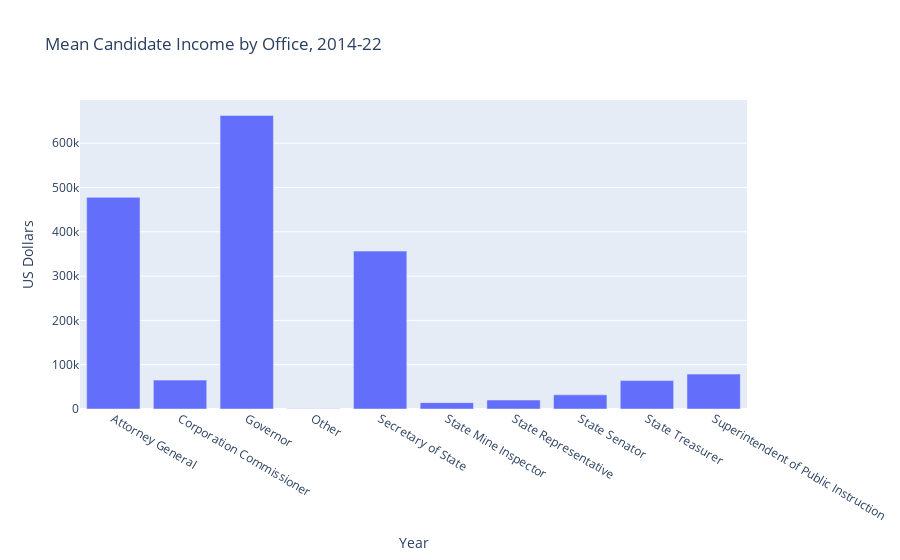

This figure's notebook cell:
### Markdown cell above
### Recipients by Office

### Code cell
# means

grp_cands = cands_14_22.groupby(by="Office Summary").mean()

fig = px.bar(
    x=list(grp_cands.index),
    y=grp_cands["Expense"].values,
    title="Mean Candidate Income by Office, 2014-22",
    labels={"x": "Year", "y": "US Dollars"},
)

fig.show()

### Figure 1 — Plotly figure (JSON) as saved in the notebook; plotly's stock layout.template omitted (floating-point values rounded to 4 significant figures)
{"data": [{"alignmentgroup": "True", "hovertemplate": "Year=%{x}<br>US Dollars=%{y}<extra></extra>", "legendgroup": "", "marker": {"color": "#636efa", "pattern": {"shape": ""}}, "name": "", "offsetgroup": "", "orientation": "v", "showlegend": false, "textposition": "auto", "type": "bar", "x": ["Attorney General", "Corporation Commissioner", "Governor", "Other", "Secretary of State", "State Mine Inspector", "State Representative", "State Senator", "State Treasurer", "Superintendent of Public Instruction"], "xaxis": "x", "y": [477800.0, 65250.0, 662700.0, 547.8, 356400.0, 14350.0, 20310.0, 32050.0, 64070.0, 78750.0], "yaxis": "y"}], "layout": {"barmode": "relative", "legend": {"tracegroupgap": 0}, "title": {"text": "Mean Candidate Income by Office, 2014-22"}, "xaxis": {"anchor": "y", "domain": [0, 1], "title": {"text": "Year"}}, "yaxis": {"anchor": "x", "domain": [0, 1], "title": {"text": "US Dollars"}}}}
